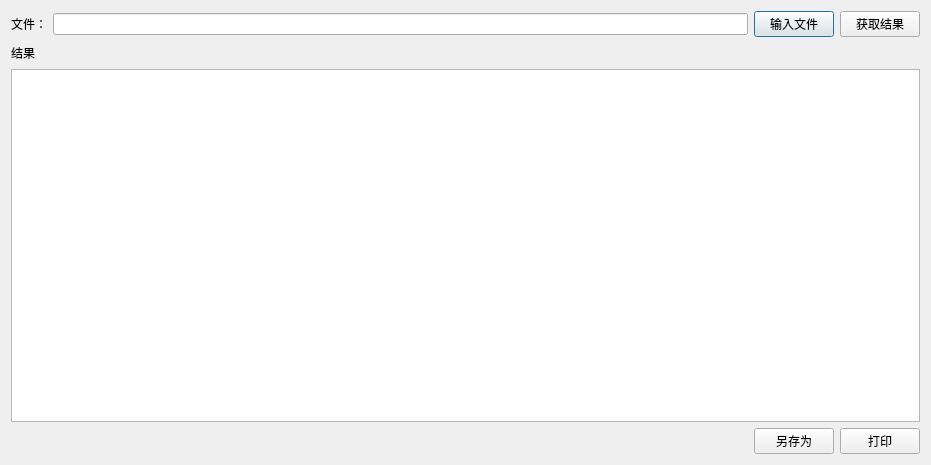
<?xml version="1.0" encoding="UTF-8"?>
<ui version="4.0">
 <class>GetCalculationResultsDialog</class>
 <widget class="QDialog" name="GetCalculationResultsDialog">
  <property name="geometry">
   <rect>
    <x>0</x>
    <y>0</y>
    <width>931</width>
    <height>465</height>
   </rect>
  </property>
  <property name="windowTitle">
   <string>GetCalculationResultsDialog</string>
  </property>
  <layout class="QVBoxLayout" name="verticalLayout_3">
   <item>
    <layout class="QVBoxLayout" name="verticalLayout_2">
     <item>
      <layout class="QHBoxLayout" name="horizontalLayout">
       <item>
        <widget class="QLabel" name="FileNameLabel">
         <property name="text">
          <string>文件：</string>
         </property>
        </widget>
       </item>
       <item>
        <widget class="QLineEdit" name="FileNameLineEdit"/>
       </item>
       <item>
        <widget class="QPushButton" name="InputFilePushButton">
         <property name="text">
          <string>输入文件</string>
         </property>
        </widget>
       </item>
       <item>
        <widget class="QPushButton" name="GetResultPushButton">
         <property name="text">
          <string>获取结果</string>
         </property>
        </widget>
       </item>
      </layout>
     </item>
     <item>
      <layout class="QVBoxLayout" name="verticalLayout">
       <item>
        <layout class="QHBoxLayout" name="horizontalLayout_2">
         <item>
          <widget class="QLabel" name="ResultLabel">
           <property name="text">
            <string>结果</string>
           </property>
          </widget>
         </item>
         <item>
          <spacer name="horizontalSpacer">
           <property name="orientation">
            <enum>Qt::Horizontal</enum>
           </property>
           <property name="sizeHint" stdset="0">
            <size>
             <width>40</width>
             <height>20</height>
            </size>
           </property>
          </spacer>
         </item>
        </layout>
       </item>
       <item>
        <widget class="QTextEdit" name="ResultTextEdit"/>
       </item>
      </layout>
     </item>
     <item>
      <layout class="QHBoxLayout" name="horizontalLayout_3">
       <item>
        <spacer name="horizontalSpacer_2">
         <property name="orientation">
          <enum>Qt::Horizontal</enum>
         </property>
         <property name="sizeHint" stdset="0">
          <size>
           <width>40</width>
           <height>20</height>
          </size>
         </property>
        </spacer>
       </item>
       <item>
        <widget class="QPushButton" name="SaveAspushButton">
         <property name="text">
          <string>另存为</string>
         </property>
        </widget>
       </item>
       <item>
        <widget class="QPushButton" name="PrintPushButton">
         <property name="text">
          <string>打印</string>
         </property>
        </widget>
       </item>
      </layout>
     </item>
    </layout>
   </item>
  </layout>
 </widget>
 <layoutdefault spacing="6" margin="11"/>
 <resources/>
 <connections/>
</ui>
